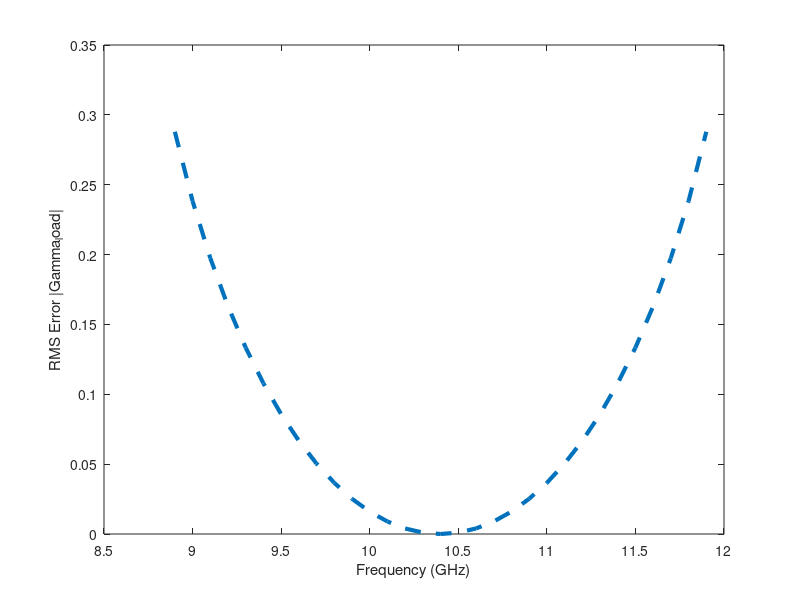
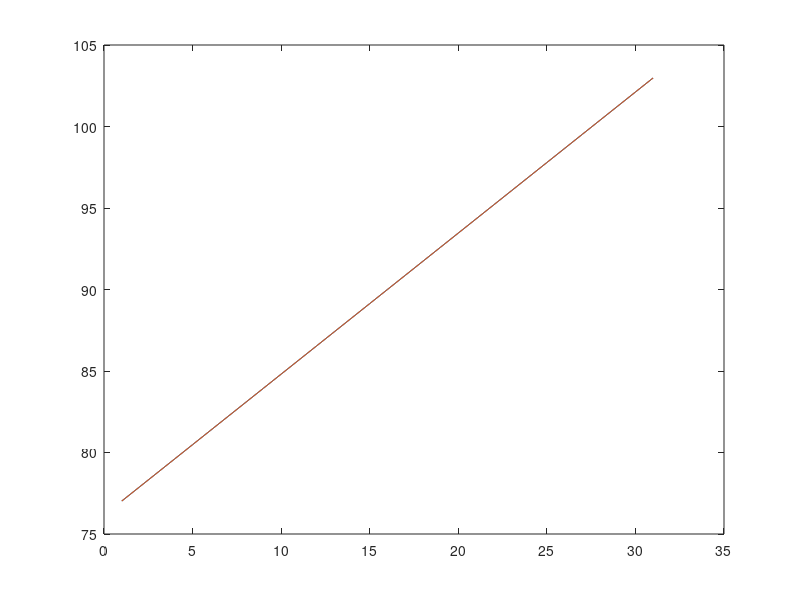

Write MATLAB code to recreate these figures, in order.
% This assumes wavelength in freespace for simplicity
clear frequency c wavelength f0 physical_line magG angleG clear phs
clear V1 clear V2 clear gamma gammaL i j

frequency = linspace(8.9,11.9,31)*10^9;
c = 299792458;
Eeff = 9.7;
wavelength = c./(frequency*sqrt(Eeff));
f0=10.4*10^9;
physical_line = .25* c./(f0*sqrt(Eeff));

magG = .5;
angleG = -180:5:180;
gammaL = magG.*exp(1i*angleG/180*pi)';

phs = 2*pi./wavelength*physical_line;

% Set phase 1 to 0 for all frequencies for simplicity
V1 = abs(gammaL+1).^2;
V2 = abs(gammaL.*exp(-1i*phs)+exp(1i*phs)).^2;
gamma = sqrt(abs(1/2*V1+1/2*V2-1));

% hold on
% subplot(2,2,1)
% plot(frequency,phs/pi*180);
% 
% subplot(2,2,2)
% hold on
% plot(angle,V1)
% plot(angle,V2)
% 
% subplot(2,2,3)
% plot(angle,gamma)
% 
% subplot(2,2,4)
plot(frequency./10^9,sqrt(sum(gamma-abs(gammaL)).^2/size(gammaL,1)),'--','DisplayName',"RMS Error Theoretical",'LineWidth',3)
xlabel("Frequency (GHz)")
ylabel("RMS Error |Gamma_load|")

%%
wavelength = c./(frequency);
physical_line = .25* c./(f0);
phase0 = 2*pi./wavelength*physical_line;

wavelength = c./(frequency*sqrt(Eeff));
physical_line = .25* c./(f0*sqrt(Eeff));
phaseg = 2*pi./wavelength*physical_line;

figure
plot(phase0/pi*180)
hold on
plot(phaseg/pi*180)